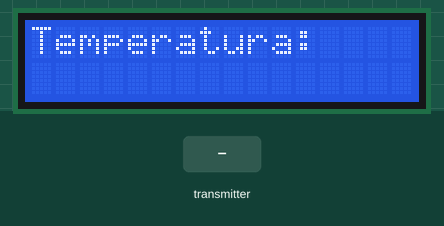
Simulated run of this sketch. Board: Arduino Uno, built with avr-gcc and run on an emulated ATmega328P. On the bench: 16×2 character LCD. The test bench sets the inputs (shaded band). No radio packets arrive unless stated; what the sketch prints to the serial monitor is not drawn.

Above: at 1.2 s.
1.3 s: the transmitter starts sending buf.0 = 64
At 1.7 s:
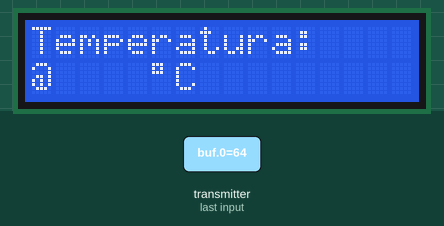
2.8 s: the transmitter starts sending buf.1 = 64
At 4.0 s:
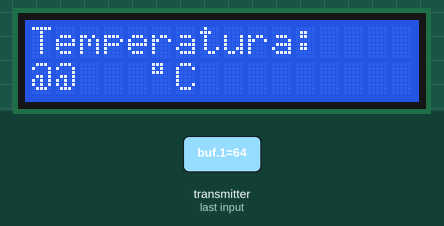
4.3 s: the transmitter starts sending buf.2 = 64
At 5.2 s:
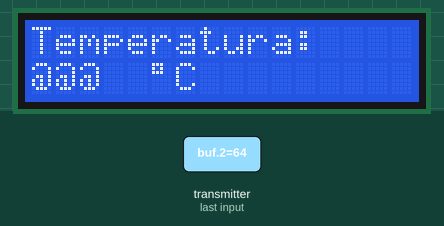
5.8 s: the transmitter starts sending buf.3 = 64
At 6.3 s:
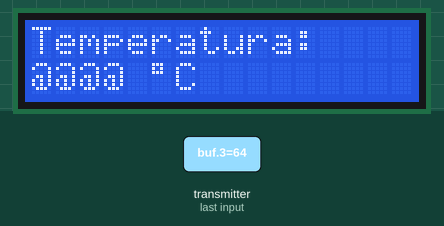
7.3 s: the transmitter starts sending buf.4 = 64
At 8.5 s:
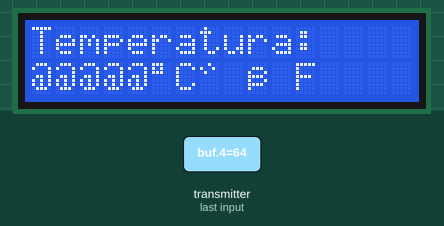
8.8 s: the transmitter starts sending buf.0 = 128
At 9.9 s:
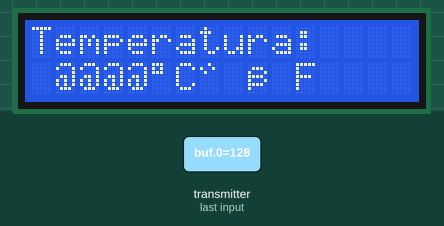
Timing chart, 0 to 11.3 s (numbered marks = the images above; inputs shaded):
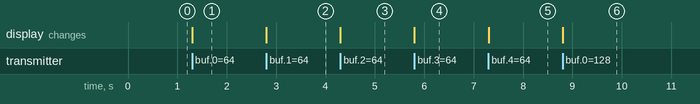

Measured:
- after the input at 1.3 s, the display: changes at once (image 1)
- after the input at 2.8 s, the display: changes at once (image 2)
- after the input at 4.3 s, the display: changes at once (image 3)
- after the input at 5.8 s, the display: changes at once (image 4)
- after the input at 7.3 s, the display: changes at once (image 5)
- after the input at 8.8 s, the display: changes at once (image 6)

The sketch:

Receiver.ino
```cpp
#include <LiquidCrystal.h>
#include <RH_ASK.h>
#include <SPI.h>
LiquidCrystal lcd(12, 11, 5, 4, 3, 2);
RH_ASK rf_driver(2000, 13);

void setup() {
  // put your setup code here, to run once:
  lcd.begin(16,2);
  lcd.setCursor(0,0);
  lcd.print("Temperatura:");
  rf_driver.init();
  Serial.begin(9600);
}

void loop() {
  // put your main code here, to run repeatedly:
  uint8_t buf[5];
  uint8_t buflen=sizeof(buf);

  if(rf_driver.recv(buf, &buflen)){
    lcd.setCursor(0,1);
    lcd.print((char *)buf);
    lcd.setCursor(5,1);
    lcd.print(char(223));
    lcd.setCursor(6,1);
    lcd.print("C");
    Serial.print((char *)buf);
  }
}
```
